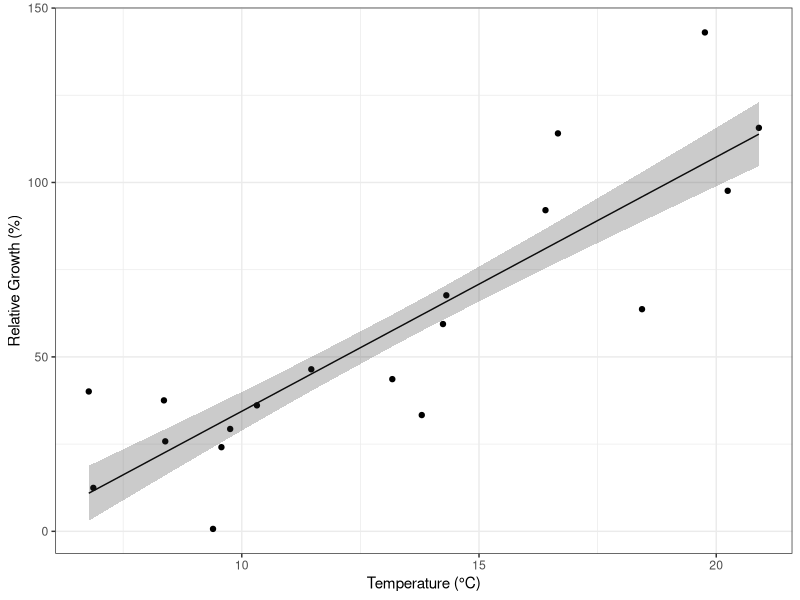
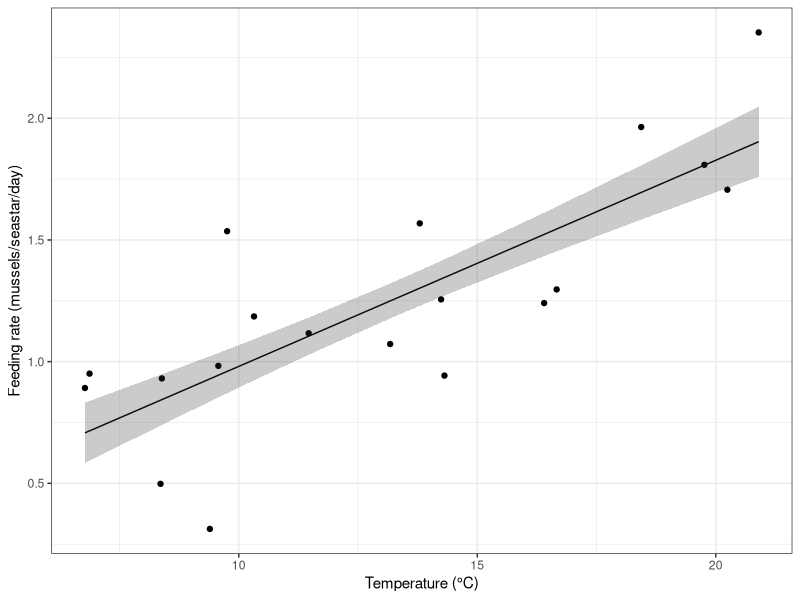

Write R code to recreate these figures, in order.
## ---- chunk 1
library("tidyverse")
library("broom")
library("dplyr")
library("knitr")
library("xtable")
## ---- chunk 2

set.seed(5)
x <- runif(n = 19, min = 5.04, max = 21.62)
temperature = x
b0 <- 7.717
b1 <- -45.036
ytrue <- (b0 * x) + b1

ysim_norm <- ytrue + rnorm(n = 19, mean = 0, sd = 18)
relative_growth = ysim_norm

c0 <- 0.109
c1 <- -0.218
ytruefeed <- (c0 * x) + c1

ysim_normfeed <- ytruefeed + rnorm(n = 19, mean = 0, sd =0.3)
feeding_rate = ysim_normfeed

#create data frame
df = data.frame(x, ysim_norm, ysim_normfeed)
colnames(df) <- c("Temperature", "Relative Growth","Feeding Rate")

summary(df) %>% knitr::kable(caption = "Summary statistics for simulated data set")
  

## ---- chunk 3
#create linear model
m <- lm(relative_growth ~ temperature)

## creating a df with predicted values from model output
predicted <- augment(m, se_fit = TRUE)
## ---- chunk 4

ggplot(data = predicted, aes(x = x, y = ysim_norm)) + 
  geom_point() + 
  labs(x = "Temperature (°C)", y = "Relative Growth (%)") + 
  geom_line(aes(y = .fitted)) + 
  geom_ribbon(aes(y = .fitted, 
                            ymax = (.fitted + .se.fit), 
                            ymin = (.fitted - .se.fit)), alpha = 0.25) + 
  theme_bw()
## ---- chunk 5
summary(m) %>%
xtable() %>%
kable(caption="Linear regression results for relative growth of *P. ochraceus* as a function of temperature")
## ---- chunk 6
# create linear model for feeding rate
m2 <- lm(feeding_rate ~ temperature)

## creating a df with predicted values from model output
predicted2 <- augment(m2, se_fit = TRUE)
## ---- chunk 7

ggplot(data = predicted2, aes(x = x, y = ysim_normfeed)) + 
  geom_point() + 
  labs(x = "Temperature (°C)", y = "Feeding rate (mussels/seastar/day)") + 
  geom_line(aes(y = .fitted)) + 
  geom_ribbon(aes(y = .fitted, 
                  ymax = (.fitted + .se.fit), 
                  ymin = (.fitted - .se.fit)), alpha = 0.25) + 
  theme_bw()
## ---- chunk 8
summary(m2) %>%
xtable() %>%
kable(caption="Linear regression results for feeding rate of *P. ochraceus* as a function of temperature")
